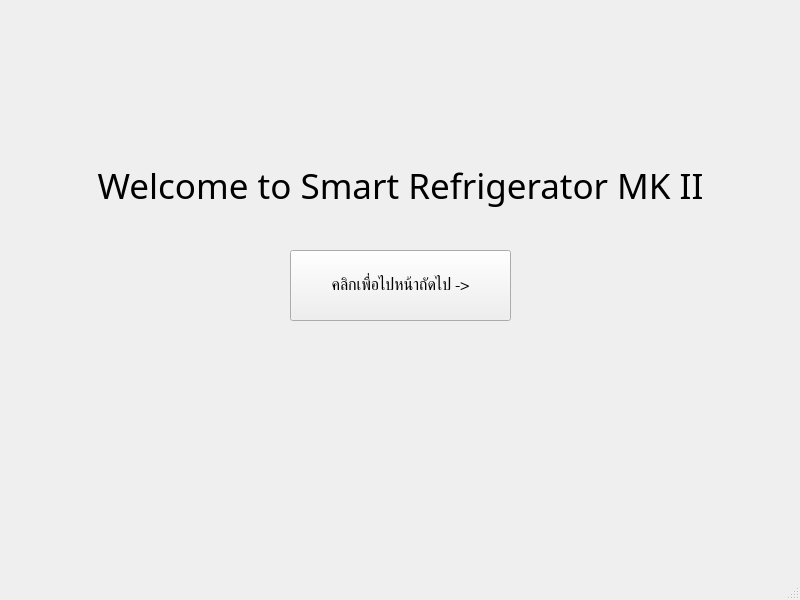
<?xml version="1.0" encoding="UTF-8"?>
<ui version="4.0">
 <class>MainWindow</class>
 <widget class="QMainWindow" name="MainWindow">
  <property name="geometry">
   <rect>
    <x>0</x>
    <y>0</y>
    <width>800</width>
    <height>600</height>
   </rect>
  </property>
  <property name="windowTitle">
   <string>MainWindow</string>
  </property>
  <widget class="QWidget" name="centralwidget">
   <widget class="QPushButton" name="button1">
    <property name="geometry">
     <rect>
      <x>290</x>
      <y>250</y>
      <width>221</width>
      <height>71</height>
     </rect>
    </property>
    <property name="font">
     <font>
      <family>Kanit</family>
      <pointsize>12</pointsize>
     </font>
    </property>
    <property name="text">
     <string>คลิกเพื่อไปหน้าถัดไป -&gt;</string>
    </property>
   </widget>
   <widget class="QLabel" name="label1">
    <property name="geometry">
     <rect>
      <x>30</x>
      <y>100</y>
      <width>741</width>
      <height>171</height>
     </rect>
    </property>
    <property name="font">
     <font>
      <family>Kanit</family>
      <pointsize>26</pointsize>
     </font>
    </property>
    <property name="text">
     <string>Welcome to Smart Refrigerator MK II</string>
    </property>
    <property name="alignment">
     <set>Qt::AlignCenter</set>
    </property>
   </widget>
  </widget>
  <widget class="QMenuBar" name="menubar">
   <property name="geometry">
    <rect>
     <x>0</x>
     <y>0</y>
     <width>800</width>
     <height>21</height>
    </rect>
   </property>
  </widget>
  <widget class="QStatusBar" name="statusbar"/>
 </widget>
 <resources/>
 <connections/>
</ui>
